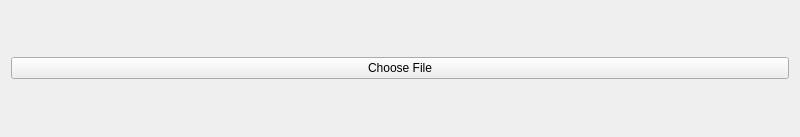
<?xml version="1.0" encoding="UTF-8"?>
<ui version="4.0">
 <class>Widget</class>
 <widget class="QWidget" name="Widget">
  <property name="geometry">
   <rect>
    <x>0</x>
    <y>0</y>
    <width>800</width>
    <height>137</height>
   </rect>
  </property>
  <property name="windowTitle">
   <string>Widget</string>
  </property>
  <layout class="QVBoxLayout" name="verticalLayout">
   <item>
    <widget class="QPushButton" name="chooseFileButton">
     <property name="text">
      <string>Choose File</string>
     </property>
    </widget>
   </item>
  </layout>
 </widget>
 <resources/>
 <connections/>
</ui>
